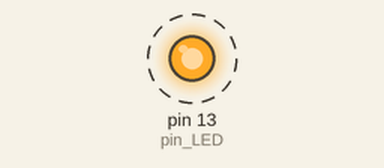
Recording of a sketch running on a simulated Arduino Uno, built with avr-gcc and run on an emulated ATmega328P. On the bench: output pins drawn as LEDs (lit = HIGH). Dashed ring = blinking.

Above: at 0.5 s.
Timing chart, 0 to 4.6 s (numbered marks = the images above):
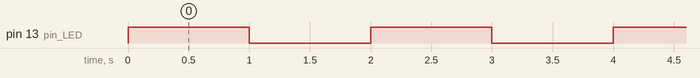

Measured:
- by itself, pin 13 (pin_LED): alternates HIGH for 1.0 s and LOW for 1.0 s

The sketch:

LAB6_2_1_201824447.ino
```cpp
const int pin_LED = 13;
boolean LED_state = false;

void setup() {
  pinMode(pin_LED, OUTPUT);
}

void loop() {
  LED_state = !LED_state; // LED 상태 반전
  digitalWrite(pin_LED, LED_state); // LED 출력
  delay(1000);
}
```
